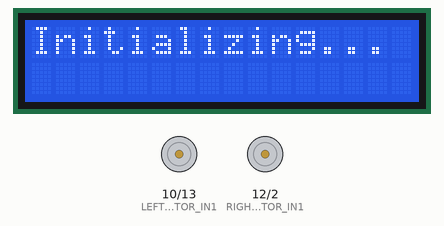
A sketch run on a simulated Arduino Uno, built with avr-gcc and run on an emulated ATmega328P. Parts: 16×2 character LCD, motor-driver pin pairs drawn as motors (green arrow = first pin HIGH = forward, orange = second pin HIGH = backward, longer = more drive). What the sketch prints to the serial monitor is not drawn.

Above: at 0.1 s.
At 2.1 s:
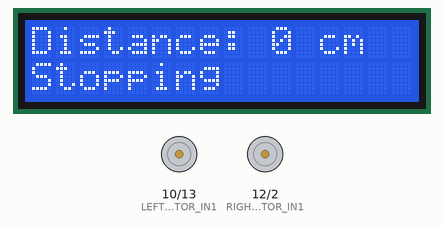
At 2.6 s:
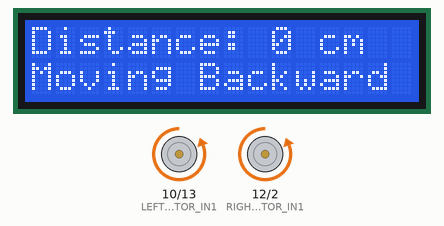
At 3.1 s:
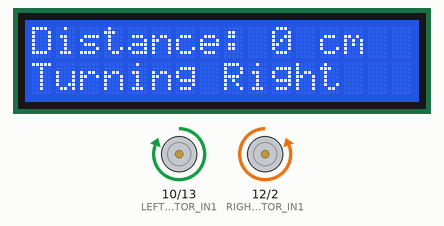
Timing chart, 0 to 40.0 s (numbered marks = the images above):
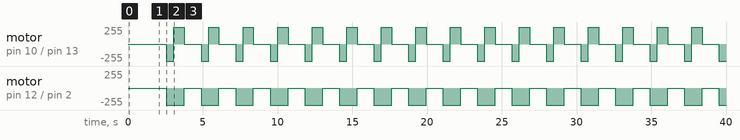

Measured:
- by itself, motor on pin 12 (RIGHT_MOTOR_IN1) / pin 2 (RIGHT_MOTOR_IN2): alternates backward 255/255 for 1.2 s and stopped for 1.1 s
- by itself, motor on pin 10 (LEFT_MOTOR_IN1) / pin 13 (LEFT_MOTOR_IN2): repeats every 2.3 s: forward 255/255 0.70 s, stopped 1.1 s, backward 255/255 0.50 s
- what the display in image 1 shows lasts 0.5 s, from 2.1 s to 2.6 s

The sketch:

ultrasonicsensor.ino
```cpp
#include <LiquidCrystal.h>

// Initialize the LCD (RS, EN, D4, D5, D6, D7)
LiquidCrystal lcd(8, 9, 4, 5, 6, 7);

// Ultrasonic Sensor Pins
#define TRIG_PIN 11
#define ECHO_PIN 3

// Motor Pins
#define LEFT_MOTOR_IN1 10
#define LEFT_MOTOR_IN2 13
#define RIGHT_MOTOR_IN1 12
#define RIGHT_MOTOR_IN2 2

// Distance Threshold
#define SAFE_DISTANCE 15  // Distance threshold to detect obstacles

long distance;

void setup() {
  // Motor pin setup
  pinMode(LEFT_MOTOR_IN1, OUTPUT);
  pinMode(LEFT_MOTOR_IN2, OUTPUT);
  pinMode(RIGHT_MOTOR_IN1, OUTPUT);
  pinMode(RIGHT_MOTOR_IN2, OUTPUT);

  // Ultrasonic sensor pin setup
  pinMode(TRIG_PIN, OUTPUT);
  pinMode(ECHO_PIN, INPUT);

  // LCD Initialization
  lcd.begin(16, 2);  // 16x2 LCD
  lcd.print("Initializing...");
  delay(2000);
  lcd.clear();

  Serial.begin(9600);
}

void loop() {
  distance = measureDistance(TRIG_PIN, ECHO_PIN);
  printLCD(distance);  // Print distance on LCD

  Serial.print("Distance: ");
  Serial.print(distance);
  Serial.println(" cm");

  if (distance <= SAFE_DISTANCE) {
    Serial.println("Obstacle detected! Moving away.");
    lcd.setCursor(0, 1);
    lcd.print("Stopping       ");
    stopMoving();
    delay(500);

    lcd.setCursor(0, 1);
    lcd.print("Moving Backward");
    moveBackward();
    delay(500);

    lcd.setCursor(0, 1);
    lcd.print("Turning Right  ");
    turnRight();
    delay(700);

    stopMoving();
    delay(500);  // Optional stop to stabilize after turning
  } else {
    lcd.setCursor(0, 1);
    lcd.print("Moving Forward ");
    moveForward();
    Serial.println("Moving forward");
  }
  delay(100);
}

// Function to measure distance
long measureDistance(int trigPin, int echoPin) {
  digitalWrite(trigPin, LOW);
  delayMicroseconds(2);
  digitalWrite(trigPin, HIGH);
  delayMicroseconds(10);
  digitalWrite(trigPin, LOW);

  long duration =  (echoPin, HIGH);
  float distance = (duration / 2.0) * 0.0343;
  return distance;
}

// Function to move forward
void moveForward() {
  digitalWrite(LEFT_MOTOR_IN1, HIGH);
  digitalWrite(LEFT_MOTOR_IN2, LOW);
  digitalWrite(RIGHT_MOTOR_IN1, HIGH);
  digitalWrite(RIGHT_MOTOR_IN2, LOW);
}

// Function to move backward
void moveBackward() {
  digitalWrite(LEFT_MOTOR_IN1, LOW);
  digitalWrite(LEFT_MOTOR_IN2, HIGH);
  digitalWrite(RIGHT_MOTOR_IN1, LOW);
  digitalWrite(RIGHT_MOTOR_IN2, HIGH);
}

// Function to turn right
void turnRight() {
  digitalWrite(LEFT_MOTOR_IN1, HIGH);
  digitalWrite(LEFT_MOTOR_IN2, LOW);
  digitalWrite(RIGHT_MOTOR_IN1, LOW);
  digitalWrite(RIGHT_MOTOR_IN2, HIGH);
}

// Function to stop moving
void stopMoving() {
  digitalWrite(LEFT_MOTOR_IN1, LOW);
  digitalWrite(LEFT_MOTOR_IN2, LOW);
  digitalWrite(RIGHT_MOTOR_IN1, LOW);
  digitalWrite(RIGHT_MOTOR_IN2, LOW);
}

// Function to print distance on the LCD
void printLCD(long distance) {
  lcd.setCursor(0, 0);  // Set cursor to first row
  lcd.print("Distance: ");
  lcd.print(distance);
  lcd.print(" cm   ");  // Clear old values with spaces
}
```
